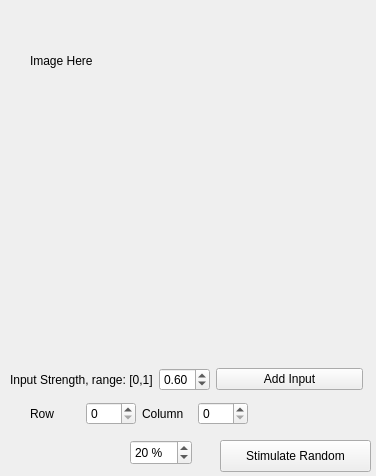
<?xml version="1.0" encoding="UTF-8"?>
<ui version="4.0">
 <class>LayerViewer</class>
 <widget class="QWidget" name="LayerViewer">
  <property name="geometry">
   <rect>
    <x>0</x>
    <y>0</y>
    <width>376</width>
    <height>476</height>
   </rect>
  </property>
  <property name="windowTitle">
   <string>multiTRACE Layer</string>
  </property>
  <widget class="QLabel" name="layerImg">
   <property name="geometry">
    <rect>
     <x>30</x>
     <y>40</y>
     <width>141</width>
     <height>41</height>
    </rect>
   </property>
   <property name="text">
    <string>Image Here</string>
   </property>
  </widget>
  <widget class="QPushButton" name="pushButton">
   <property name="geometry">
    <rect>
     <x>220</x>
     <y>440</y>
     <width>151</width>
     <height>32</height>
    </rect>
   </property>
   <property name="text">
    <string>Stimulate Random</string>
   </property>
  </widget>
  <widget class="QDoubleSpinBox" name="stimulateRandom">
   <property name="geometry">
    <rect>
     <x>130</x>
     <y>440</y>
     <width>62</width>
     <height>25</height>
    </rect>
   </property>
   <property name="suffix">
    <string> %</string>
   </property>
   <property name="decimals">
    <number>0</number>
   </property>
   <property name="minimum">
    <double>0.000000000000000</double>
   </property>
   <property name="maximum">
    <double>100.000000000000000</double>
   </property>
   <property name="singleStep">
    <double>5.000000000000000</double>
   </property>
   <property name="value">
    <double>20.000000000000000</double>
   </property>
  </widget>
  <widget class="QWidget" name="">
   <property name="geometry">
    <rect>
     <x>30</x>
     <y>400</y>
     <width>218</width>
     <height>27</height>
    </rect>
   </property>
   <layout class="QHBoxLayout" name="horizontalLayout">
    <item>
     <widget class="QLabel" name="label_4">
      <property name="text">
       <string>Row</string>
      </property>
     </widget>
    </item>
    <item>
     <widget class="QSpinBox" name="inputRow">
      <property name="minimum">
       <number>0</number>
      </property>
     </widget>
    </item>
    <item>
     <widget class="QLabel" name="label_5">
      <property name="text">
       <string>Column</string>
      </property>
     </widget>
    </item>
    <item>
     <widget class="QSpinBox" name="inputCol"/>
    </item>
   </layout>
  </widget>
  <widget class="QWidget" name="">
   <property name="geometry">
    <rect>
     <x>10</x>
     <y>360</y>
     <width>353</width>
     <height>39</height>
    </rect>
   </property>
   <layout class="QHBoxLayout" name="horizontalLayout_3">
    <item>
     <layout class="QHBoxLayout" name="horizontalLayout_2">
      <item>
       <widget class="QLabel" name="label_3">
        <property name="text">
         <string>Input Strength, range: [0,1]</string>
        </property>
       </widget>
      </item>
      <item>
       <widget class="QDoubleSpinBox" name="inputStrength">
        <property name="maximum">
         <double>1.000000000000000</double>
        </property>
        <property name="singleStep">
         <double>0.050000000000000</double>
        </property>
        <property name="value">
         <double>0.600000000000000</double>
        </property>
       </widget>
      </item>
     </layout>
    </item>
    <item>
     <widget class="QPushButton" name="addInput">
      <property name="text">
       <string>Add Input</string>
      </property>
     </widget>
    </item>
   </layout>
  </widget>
 </widget>
 <resources/>
 <connections/>
</ui>
